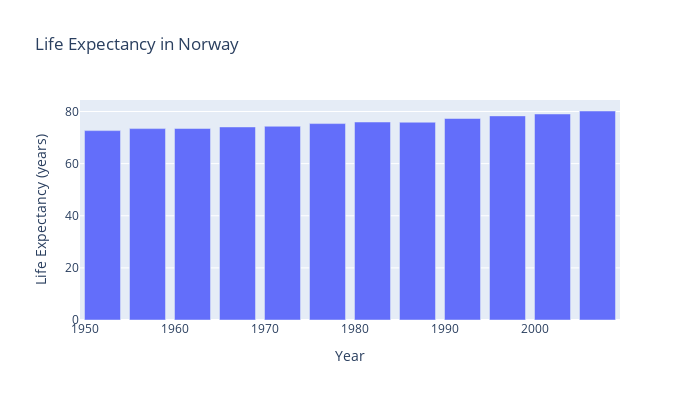

The code cell stored with this chart in its notebook:
### Markdown cell above
### Bar plot

### Code cell
# Make a barplot of the life expectancy in Norway over time.
fig = px.bar(df[df['country'] == 'Norway'], x='year', y='lifeExp', title='Life Expectancy in Norway', width=700, height=400)
fig.update_xaxes(title='Year')
fig.update_yaxes(title='Life Expectancy (years)')
fig.show()

### Figure 1 — Plotly figure (JSON) as saved in the notebook; plotly's stock layout.template omitted (floating-point values rounded to 4 significant figures)
{"data": [{"alignmentgroup": "True", "hovertemplate": "year=%{x}<br>lifeExp=%{y}<extra></extra>", "legendgroup": "", "marker": {"color": "#636efa", "pattern": {"shape": ""}}, "name": "", "offsetgroup": "", "orientation": "v", "showlegend": false, "textposition": "auto", "type": "bar", "x": [1952, 1957, 1962, 1967, 1972, 1977, 1982, 1987, 1992, 1997, 2002, 2007], "xaxis": "x", "y": [72.67, 73.44, 73.47, 74.08, 74.34, 75.37, 75.97, 75.89, 77.32, 78.32, 79.05, 80.2], "yaxis": "y"}], "layout": {"barmode": "relative", "height": 400, "legend": {"tracegroupgap": 0}, "title": {"text": "Life Expectancy in Norway"}, "width": 700, "xaxis": {"anchor": "y", "domain": [0, 1], "title": {"text": "Year"}}, "yaxis": {"anchor": "x", "domain": [0, 1], "title": {"text": "Life Expectancy (years)"}}}}
